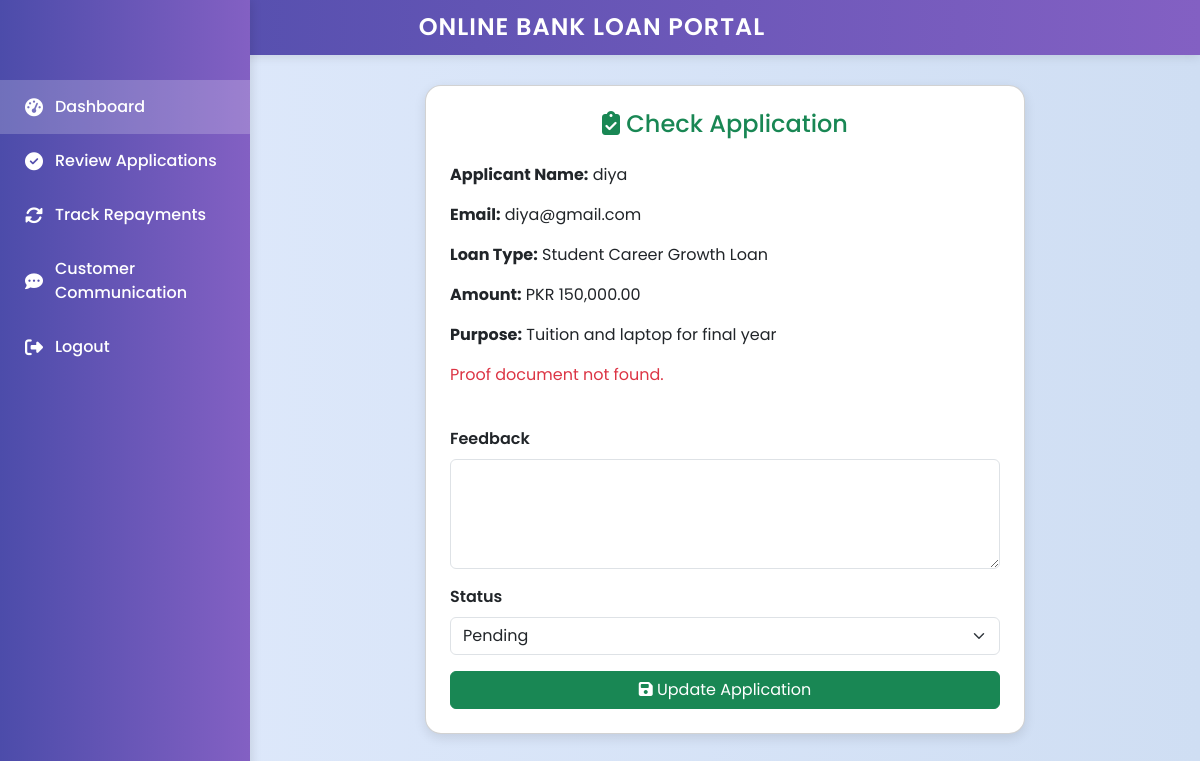
Screenshot of /Loanofficers/update-application.php?id=23 with the database file from the repository.
### tables this page shows
CREATE TABLE `loan_applications` (
  `id` int(11) NOT NULL,
  `user_id` int(11) NOT NULL,
  `loan_type_id` int(11) NOT NULL,
  `amount` decimal(10,2) NOT NULL,
  `purpose` text NOT NULL,
  `proof_file` varchar(255) NOT NULL,
  `status` enum('Pending','Approved','Rejected') DEFAULT 'Pending',
  `feedback` text DEFAULT NULL,
  `created_at` timestamp NOT NULL DEFAULT current_timestamp(),
  `total_repaid` decimal(10,2) DEFAULT 0.00,
  `due_date` date DEFAULT NULL,
  `application_type` enum('domestic','overseas') NOT NULL DEFAULT 'domestic',
  `officer_id` int(11) DEFAULT NULL
);

CREATE TABLE `customers` (
  `id` int(11) NOT NULL,
  `name` varchar(100) NOT NULL,
  `email` varchar(100) NOT NULL,
  `password` varchar(255) NOT NULL,
  `cnic` varchar(20) NOT NULL,
  `phone` varchar(20) DEFAULT NULL,
  `address` text DEFAULT NULL,
  `created_at` timestamp NOT NULL DEFAULT current_timestamp()
);

CREATE TABLE `loan_types` (
  `id` int(11) NOT NULL,
  `name` varchar(100) NOT NULL,
  `loan_category` varchar(100) NOT NULL,
  `description` text DEFAULT NULL,
  `min_amount` decimal(10,2) NOT NULL,
  `max_amount` decimal(10,2) NOT NULL,
  `interest_rate` decimal(5,2) NOT NULL,
  `term_months` int(11) NOT NULL,
  `eligibility` text DEFAULT NULL,
  `created_at` timestamp NOT NULL DEFAULT current_timestamp()
);

### Loanofficers/update-application.php (the view, shortened to what this page needs)
<?php
include '../dbconnection.php';
$application_id = $_GET['id'];
$stmt = $conn->prepare("SELECT la.*, lt.name AS loan_name, c.name AS customer_name, c.email AS customer_email
                        FROM loan_applications la
                        JOIN loan_types lt ON la.loan_type_id = lt.id
                        JOIN customers c ON la.user_id = c.id
                        WHERE la.id = ?");
$stmt->execute([$application_id]);
$row = $stmt->fetch(PDO::FETCH_ASSOC);
?>
    <!DOCTYPE html>
<html lang="en">
<head>
  <link href="https://cdn.jsdelivr.net/npm/bootstrap@5.3.0/dist/css/bootstrap.min.css" rel="stylesheet">
</head>
<body>
<?php include 'sidebar.php'; ?>
<div class="main-content d-flex justify-content-center">
  <div class="card p-4 bg-white w-100">
    <h3 class="card-title text-center text-success mb-4"><i class="fas fa-clipboard-check"></i> Check Application</h3>
    <p><strong>Applicant Name:</strong> <?= htmlspecialchars($row['customer_name']) ?></p>
    <p><strong>Email:</strong> <?= htmlspecialchars($row['customer_email']) ?></p>
    <p><strong>Loan Type:</strong> <?= htmlspecialchars($row['loan_name']) ?></p>
    <p><strong>Amount:</strong> PKR <?= number_format($row['amount'], 2) ?></p>
    <p><strong>Purpose:</strong> <?= nl2br(htmlspecialchars($row['purpose'])) ?></p>
    <?php
    $proofFile = $row['proof_file'];
    $filePath = '../uploads/' . $proofFile;
    if (!empty($proofFile) && file_exists($filePath)) {
        echo '<p><strong>Submitted Proof:</strong> <a href="' . $filePath . '" target="_blank" class="btn btn-sm btn-primary"><i class="fas fa-file-alt"></i> View Proof Document</a></p>';
    } else {
        echo '<p class="text-danger">Proof document not found.</p>';
    }
    ?>
    <form method="POST" class="mt-4">
      <div class="mb-3">
        <label for="feedback" class="form-label">Feedback</label>
        <textarea name="feedback" id="feedback" rows="4" class="form-control" required><?= htmlspecialchars($row['feedback'] ?? '') ?></textarea>
      </div>
      <div class="mb-3">
        <label for="status" class="form-label">Status</label>
        <select name="status" id="status" class="form-select" required>
          <option value="Pending" <?= $row['status'] == 'Pending' ? 'selected' : '' ?>>Pending</option>
        </select>
      </div>
      <button type="submit" class="btn btn-success w-100"><i class="fas fa-save"></i> Update Application</button>
    </form>
  </div>
</div>
</body>
</html>

### Loanofficers/update-application.php (style rules this page uses)
body { background: linear-gradient(to right, #e0eafc, #cfdef3); }
.main-content { margin-left: 250px; padding: 30px; }
.card { box-shadow: 0 4px 12px rgba(0, 0, 0, 0.1); border-radius: 16px; max-width: 600px; }
.card-title { font-size: 1.5rem; }
label { font-weight: 600; }

### Loanofficers/sidebar.php (style rules this page uses)
body { font-family: 'Poppins', sans-serif; }

### rows the page displays
loan_applications: user.name "diya", user.email "diya@gmail.com", loan_type.name "Student Career Growth Loan", amount "150,000.00", purpose "Tuition and laptop for final year", status "Pending"
